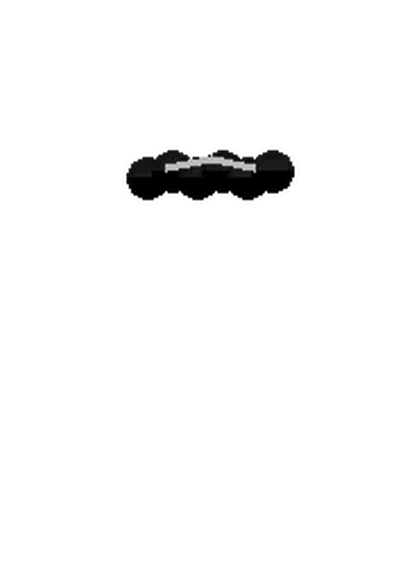
#> input picture assets/img/hair-front-curly-color1.webp, 420 x 562 px; its folder holds only this picture in this run
$ python scale_hair.py
#> lines starting #> are read from the running program, lines starting #| are printed output that depends on the picture
import os
import glob
from PIL import Image

def scale_hair_assets():
    dest_dir = "assets/img"
    canvas_w, canvas_h = 420, 562
    XC, YC = 210, 123
    new_XC, new_YC = 210, 225
    scale_factor = 2.27 # SD 머리 크기로 확대

    # 1. 대상 머리카락 파일 목록 확보 (앞머리 + 뒷머리 총 50종)
    hair_files = glob.glob(os.path.join(dest_dir, "hair-front-*.webp")) + \
                 glob.glob(os.path.join(dest_dir, "hair-back-*.webp"))

    print(f"Found {len(hair_files)} hair assets to scale.")

    for file_path in hair_files:
        img = Image.open(file_path).convert("RGBA")
#> img is the input picture: PIL image 420x562 RGBA; mean R, G, B, A 0.6, 0.6, 0.6, 6.7

        # 2. 중심(XC, YC) 기준 스케일업 기하 정렬
        new_w = int(canvas_w * scale_factor)
        new_h = int(canvas_h * scale_factor)

        # 2.27배 리사이즈
        scaled_img = img.resize((new_w, new_h), Image.Resampling.LANCZOS)

        # 캔버스의 새로운 중심과 스케일업된 이미지의 예전 중심을 일치시키기 위한 크롭 영역 계산
        crop_left = int(XC * scale_factor - new_XC)
        crop_top = int(YC * scale_factor - new_YC)
        crop_right = crop_left + canvas_w
        crop_bottom = crop_top + canvas_h

        # 크롭 후 새로운 420x562 캔버스에 안착
        final_canvas = scaled_img.crop((crop_left, crop_top, crop_right, crop_bottom))
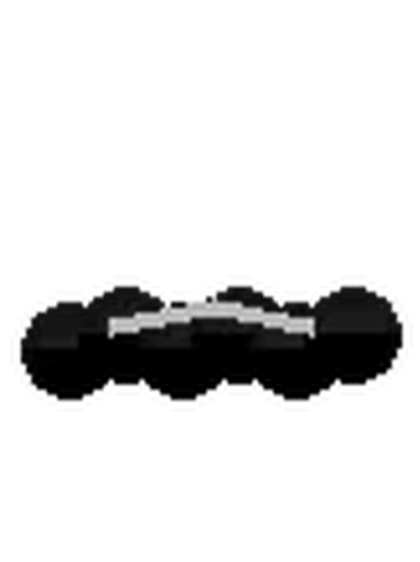
#> final_canvas: PIL image 420x562 RGBA; mean R, G, B, A 2.9, 2.9, 2.9, 34.7; transparent parts drawn white

        # 3. WebP로 덮어쓰기
        final_canvas.save(file_path, "WEBP", quality=95)
        print(f"Successfully scaled: {os.path.basename(file_path)}")

if __name__ == '__main__':
    scale_hair_assets()

$ run again, on assets/img/hair-front-long-color3.webp
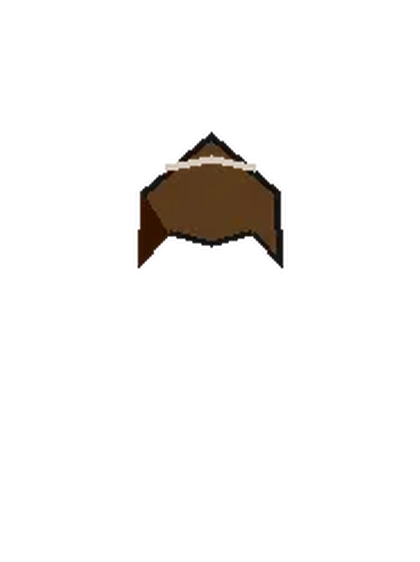
#> input picture assets/img/hair-front-long-color3.webp, 420 x 562 px
#> in scale_hair_assets, img is the input picture: PIL image 420x562 RGBA; mean R, G, B, A 4.5, 3.1, 1.8, 12.5
#> in scale_hair_assets, `final_canvas = scaled_img.crop((crop_left, crop_top, crop_right, crop_..`:
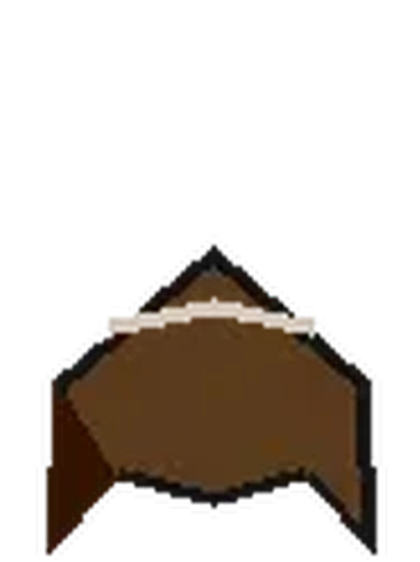
#> final_canvas: PIL image 420x562 RGBA; mean R, G, B, A 21.5, 14.4, 8.2, 64.5; transparent parts drawn white

$ run again, on assets/img/hair-front-neat-color1.webp
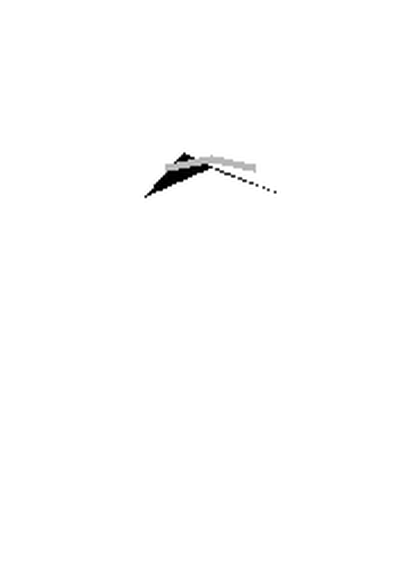
#> input picture assets/img/hair-front-neat-color1.webp, 420 x 562 px
#> in scale_hair_assets, img is the input picture: PIL image 420x562 RGBA; mean R, G, B, A 0.7, 0.7, 0.7, 1.3
#> in scale_hair_assets, `final_canvas = scaled_img.crop((crop_left, crop_top, crop_right, crop_..`:
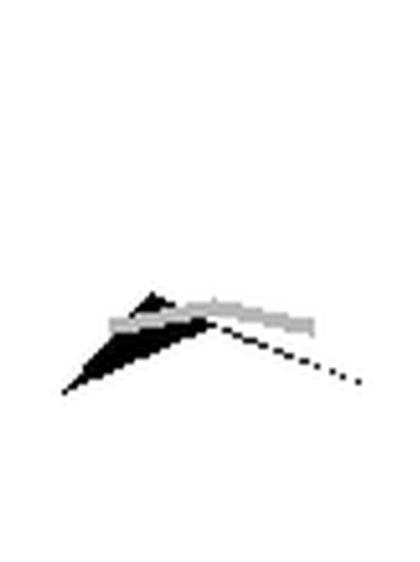
#> final_canvas: PIL image 420x562 RGBA; mean R, G, B, A 2.5, 2.5, 2.5, 6.6; transparent parts drawn white
